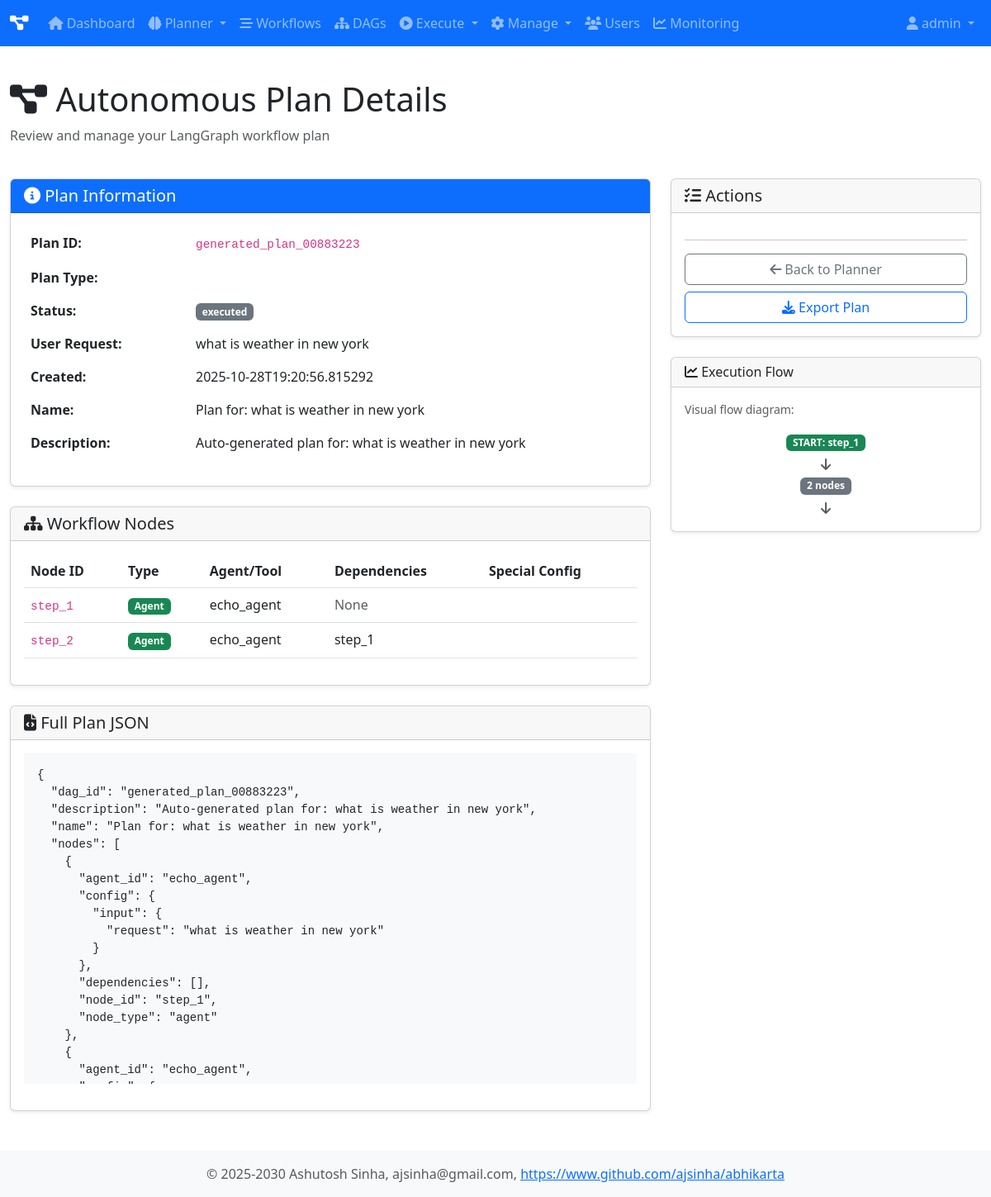
Screenshot of /lgraph/plan/generated_plan_00883223 (signed in) with the database file from the repository.
### tables this page shows
CREATE TABLE plans (
            plan_id TEXT PRIMARY KEY,
            user_id TEXT NOT NULL,
            request TEXT,
            plan_json TEXT,
            status TEXT DEFAULT 'pending_approval',
            created_at TEXT DEFAULT CURRENT_TIMESTAMP,
            approved_at TEXT,
            rejected_at TEXT,
            rejection_reason TEXT
        );

### web/app1.py (the view)
@app.route('/lgraph/plan/<plan_id>')
@login_required
def lgraph_plan_detail(plan_id):
    user = user_registry.get_user(session['user_id'])
    user_id = session.get('user_id', 'demo_user')
    try:
        planner = LGraphPlanner()
        plan = planner.get_plan(plan_id)
        if not plan:
            flash('Plan not found', 'danger')
            return redirect(url_for('lgraph_planner_page'))
        if plan.get('user_id') != user_id:
            flash('Unauthorized access to plan', 'danger')
            return redirect(url_for('lgraph_planner_page'))
    except Exception as e:
        flash(f'Error loading plan: {str(e)}', 'danger')
        return redirect(url_for('lgraph_planner_page'))
    return render_template('lgraph_plan_detail.html', user=user, plan=plan)

### core/user_registry.py (called while the page is built)
    def is_admin(self) -> bool:
        return self.role == 'admin'

    def get_user(self, user_id: str) -> Optional[User]:
        return self._users.get(user_id)

### db/database.py (called while the page is built)
def get_db() -> Database:
    global _db_instance
    if _db_instance is None:
        _db_instance = Database(db_type='sqlite', db_path='/home/ashutosh/PycharmProjects/abhikarta/data/abhikarta.db')
        _db_instance.initialize_schema()
    return _db_instance

    @contextmanager
    def get_connection(self):
        conn = None
        try:
            if self.db_type == 'sqlite':
                conn = sqlite3.connect(self.db_path)
                conn.row_factory = sqlite3.Row
            elif self.db_type == 'postgresql':
                import psycopg2
                import psycopg2.extras
                conn = psycopg2.connect(**self.pg_params)
                conn.cursor_factory = psycopg2.extras.RealDictCursor
            yield conn
            conn.commit()
        except Exception as e:
            if conn:
                conn.rollback()
            raise e
        finally:
            if conn:
                conn.close()

    def fetchone(self, query: str, params: Tuple = ()) -> Optional[Dict[str, Any]]:
        with self.get_connection() as conn:
            cursor = conn.cursor()
            cursor.execute(query, params)
            row = cursor.fetchone()
            return dict(row) if row else None

### llm/llm_facade.py (called while the page is built)
    def get_config(self) -> Dict[str, Any]:
        with self._lock:
            return self.config.copy()

    def get_provider_config(self, provider: str) -> Optional[Dict[str, Any]]:
        with self._lock:
            return self.config.get('providers', {}).get(provider)

    def get_model_config(self, provider: str, model: str) -> Optional[Dict[str, Any]]:
        provider_config = self.get_provider_config(provider)
        if provider_config:
            return provider_config.get('models', {}).get(model)
        return None

    def get_default_provider_model(self) -> tuple[str, str]:
        config = self.get_config()
        return (
            config.get('default_provider', 'mock'),
            config.get('default_model', 'mock-llm')
        )

### web/app1.py (called while the page is built)
def login_required(f):
    @wraps(f)
    def decorated_function(*args, **kwargs):
        if 'user_id' not in session:
            return redirect(url_for('login'))
        return f(*args, **kwargs)
    return decorated_function

### web/templates/lgraph_plan_detail.html (shortened to what this page needs)
{% extends "base.html" %}
{% block content %}
<div class="row mb-4">
    <div class="col">
        <h1><i class="fas fa-project-diagram"></i> Autonomous Plan Details</h1>
        <p class="text-muted">Review and manage your LangGraph workflow plan</p>
    </div>
</div>
<div class="row">
    <div class="col-md-8">
        <div class="card">
            <div class="card-header bg-primary text-white">
                <h5 class="mb-0"><i class="fas fa-info-circle"></i> Plan Information</h5>
            </div>
            <div class="card-body">
                <table class="table table-borderless">
                    <tr>
                        <th style="width: 200px;">Plan ID:</th>
                        <td><code>{{ plan.plan_id }}</code></td>
                    </tr>
                    <tr>
                        <th>Plan Type:</th>
                        <td>
                        </td>
                    </tr>
                    <tr>
                        <th>Status:</th>
                        <td>
                            {% if plan.status == 'pending_approval' %}
                            <span class="badge bg-warning">Pending Approval</span>
                            {% elif plan.status == 'approved' %}
                            <span class="badge bg-success">Approved</span>
                            {% elif plan.status == 'rejected' %}
                            <span class="badge bg-danger">Rejected</span>
                            {% elif plan.status == 'executing' %}
                            <span class="badge bg-primary">Executing</span>
                            {% elif plan.status == 'completed' %}
                            <span class="badge bg-success">Completed</span>
                            {% else %}
                            <span class="badge bg-secondary">{{ plan.status }}</span>
                            {% endif %}
                        </td>
                    </tr>
                    <tr>
                        <th>User Request:</th>
                        <td>{{ plan.user_request }}</td>
                    </tr>
                    <tr>
                        <th>Created:</th>
                        <td>{{ plan.created_at }}</td>
                    </tr>
                    {% if plan.plan.name %}
                    <tr>
                        <th>Name:</th>
                        <td>{{ plan.plan.name }}</td>
                    </tr>
                    {% endif %}
                    {% if plan.plan.description %}
                    <tr>
                        <th>Description:</th>
                        <td>{{ plan.plan.description }}</td>
                    </tr>
                    {% endif %}
                </table>
            </div>
        </div>
        <div class="card mt-3">
            <div class="card-header">
                <h5 class="mb-0"><i class="fas fa-sitemap"></i> Workflow Nodes</h5>
            </div>
            <div class="card-body">
                <div class="table-responsive">
                    <table class="table table-hover">
                        <thead>
                            <tr>
                                <th>Node ID</th>
                                <th>Type</th>
                                <th>Agent/Tool</th>
                                <th>Dependencies</th>
                                <th>Special Config</th>
                            </tr>
                        </thead>
                        <tbody>
                            {% for node in plan.plan.nodes %}
                            <tr>
                                <td><code>{{ node.node_id }}</code></td>
                                <td>
                                    {% if node.node_type == 'supervisor' %}
                                    <span class="badge bg-primary">Supervisor</span>
                                    {% elif node.node_type == 'hitl' %}
                                    <span class="badge bg-warning">HITL</span>
                                    {% elif node.node_type == 'conditional' %}
                                    <span class="badge bg-info">Conditional</span>
                                    {% elif node.node_type == 'agent' %}
                                    <span class="badge bg-success">Agent</span>
                                    {% elif node.node_type == 'tool' %}
                                    <span class="badge bg-secondary">Tool</span>
                                    {% endif %}
                                </td>
                                <td>
                                    {{ node.agent_id or node.tool_name or '-' }}
                                </td>
                                <td>
                                    {% if node.dependencies %}
                                    {{ node.dependencies | join(', ') }}
                                    {% else %}
                                    <span class="text-muted">None</span>
                                    {% endif %}
                                </td>
                                <td>
                                </td>
                            </tr>
                            {% endfor %}
                        </tbody>
                    </table>
                </div>
            </div>
        </div>
        <div class="card mt-3">
            <div class="card-header">
                <h5 class="mb-0"><i class="fas fa-file-code"></i> Full Plan JSON</h5>
            </div>
            <div class="card-body">
                <pre class="bg-light p-3" style="max-height: 400px; overflow-y: auto;"><code>{{ plan.plan | tojson(indent=2) }}</code></pre>
            </div>
        </div>
    </div>
    <div class="col-md-4">
        <div class="card">
            <div class="card-header">
                <h5 class="mb-0"><i class="fas fa-tasks"></i> Actions</h5>
            </div>
            <div class="card-body">
                <hr>
                <div class="d-grid gap-2">
                    <a href="{{ url_for('lgraph_planner_page') }}" class="btn btn-outline-secondary">
                        <i class="fas fa-arrow-left"></i> Back to Planner
                    </a>
                    <button class="btn btn-outline-primary" onclick="exportPlan()">
                        <i class="fas fa-download"></i> Export Plan
                    </button>
                </div>
            </div>
        </div>
        <div class="card mt-3">
            <div class="card-header">
                <h6 class="mb-0"><i class="fas fa-chart-line"></i> Execution Flow</h6>
            </div>
            <div class="card-body">
                <p class="text-muted small">Visual flow diagram:</p>
                <div class="text-center">
                    {% for node_id in plan.plan.start_nodes %}
                    <div class="badge bg-success mb-1">START: {{ node_id }}</div><br>
                    {% endfor %}
                    <i class="fas fa-arrow-down text-muted"></i><br>
                    <div class="badge bg-secondary mb-1">{{ plan.plan.nodes | length }} nodes</div><br>
                    <i class="fas fa-arrow-down text-muted"></i><br>
                </div>
            </div>
        </div>
    </div>
</div>
{% endblock %}

### web/templates/base.html (shortened to what this page needs)
<!DOCTYPE html>
<html lang="en">
<head>
    <link href="https://cdn.jsdelivr.net/npm/bootstrap@5.3.0/dist/css/bootstrap.min.css" rel="stylesheet">
    <link rel="stylesheet" href="https://cdnjs.cloudflare.com/ajax/libs/font-awesome/6.4.0/css/all.min.css">
    <link href="{{ url_for('static', filename='css/style.css') }}" rel="stylesheet">
</head>
<body>
    {% if user %}
    <nav class="navbar navbar-expand-lg navbar-dark bg-primary">
        <div class="container-fluid">
            <a class="navbar-brand" href="{{ url_for('dashboard') }}">
                <i class="fas fa-project-diagram"></i> {{ system_name }}
            </a>
            <div class="collapse navbar-collapse" id="navbarNav">
                <ul class="navbar-nav me-auto">
                    <li class="nav-item">
                        <a class="nav-link" href="{{ url_for('dashboard') }}">
                            <i class="fas fa-home"></i> Dashboard
                        </a>
                    </li>
                    <li class="nav-item dropdown">
                        <a class="nav-link dropdown-toggle" href="#" id="plannerDropdown" role="button" data-bs-toggle="dropdown">
                            <i class="fas fa-brain"></i> Planner
                        </a>
                    </li>
                    <li class="nav-item">
                        <a class="nav-link" href="{{ url_for('workflows') }}">
                            <i class="fas fa-stream"></i> Workflows
                        </a>
                    </li>
                    <li class="nav-item">
                        <a class="nav-link" href="{{ url_for('dags') }}">
                            <i class="fas fa-sitemap"></i> DAGs
                        </a>
                    </li>
                    <li class="nav-item dropdown">
                        <a class="nav-link dropdown-toggle" href="#" id="executeDropdown" role="button" data-bs-toggle="dropdown">
                            <i class="fas fa-play-circle"></i> Execute
                        </a>
                    </li>
                    <li class="nav-item dropdown">
                        <a class="nav-link dropdown-toggle" href="#" id="manageDropdown" role="button" data-bs-toggle="dropdown">
                            <i class="fas fa-cog"></i> Manage
                        </a>
                    </li>
                    {% if user.is_admin() %}
                    <li class="nav-item">
                        <a class="nav-link" href="{{ url_for('users') }}">
                            <i class="fas fa-users"></i> Users
                        </a>
                    </li>
                    <li class="nav-item">
                        <a class="nav-link" href="{{ url_for('monitoring_dashboard') }}">
                            <i class="fas fa-chart-line"></i> Monitoring
                        </a>
                    </li>
                    {% endif %}
                </ul>
                <ul class="navbar-nav">
                    <li class="nav-item dropdown">
                        <a class="nav-link dropdown-toggle" href="#" id="userDropdown" role="button" data-bs-toggle="dropdown">
                            <i class="fas fa-user"></i> {{ user.username }}
                        </a>
                    </li>
                </ul>
            </div>
        </div>
    </nav>
    {% endif %}
    <main class="container-fluid py-4">
        {% block content %}{% endblock %}
    </main>
    <footer class="footer mt-auto py-3 bg-light">
        <div class="container text-center">
            <span class="text-muted">© 2025-2030 Ashutosh Sinha, ajsinha@gmail.com,
                <a href="https://www.github.com/ajsinha/abhikarta" target="_blank">https://www.github.com/ajsinha/abhikarta</a>
            </span>
        </div>
    </footer>
</body>
</html>

### web/static/css/style.css (style rules this page uses)
body { min-height: 100vh; display: flex; flex-direction: column; }
main { flex: 1; }
.footer { margin-top: auto; }
.card { margin-bottom: 1.5rem; box-shadow: 0 0.125rem 0.25rem rgba(0,0,0,.075); }
code { font-size: 90%; }
.navbar-brand { font-weight: bold; }

### rows the page displays
plans: username "admin", plan_id "generated_plan_00883223", status "executed", user_request "what is weather in new york", created_at "2025-10-28T19:20:56.815292"

### other values shown
{{ plan.plan.name }} "Plan for: what is weather in new york"
{{ plan.plan.description }} "Auto-generated plan for: what is weather in new york"
{{ node.node_id }} "step_1" "step_2"
{{ node.agent_id or node.tool_name or '-' }} "echo_agent" "echo_agent"
{{ node.dependencies | join(', ') }} "step_1"
{{ node_id }} "step_1"
{{ plan.plan.nodes | length }} "2"
